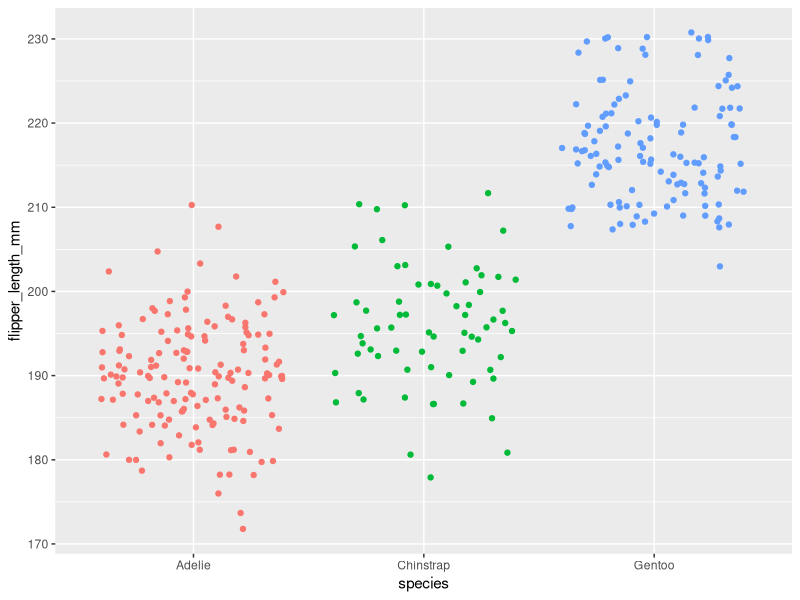
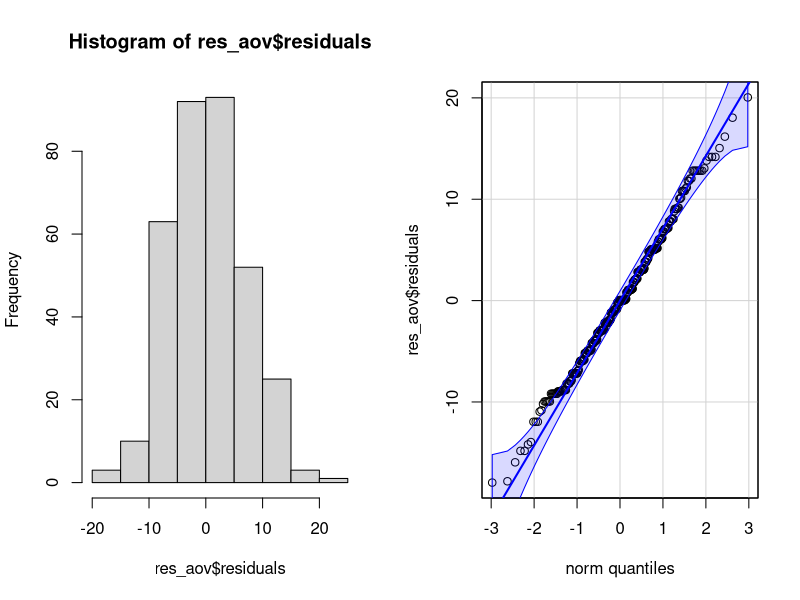
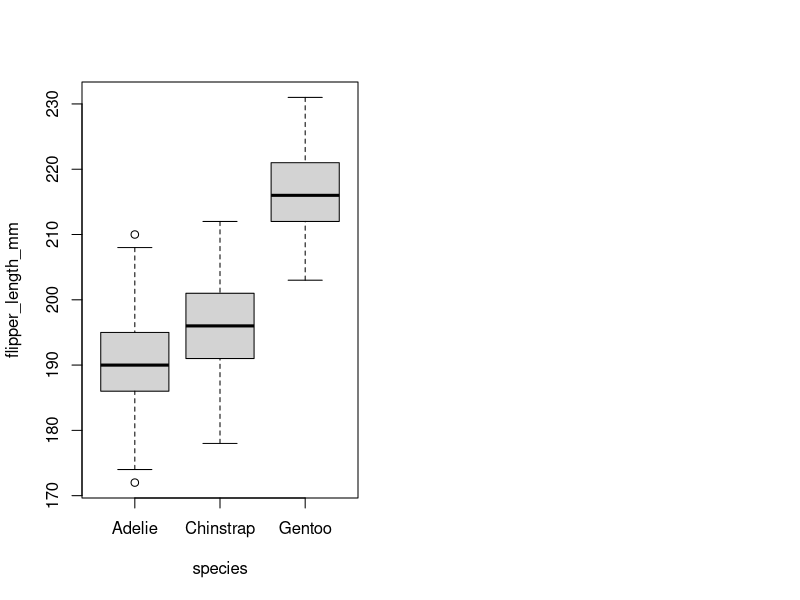
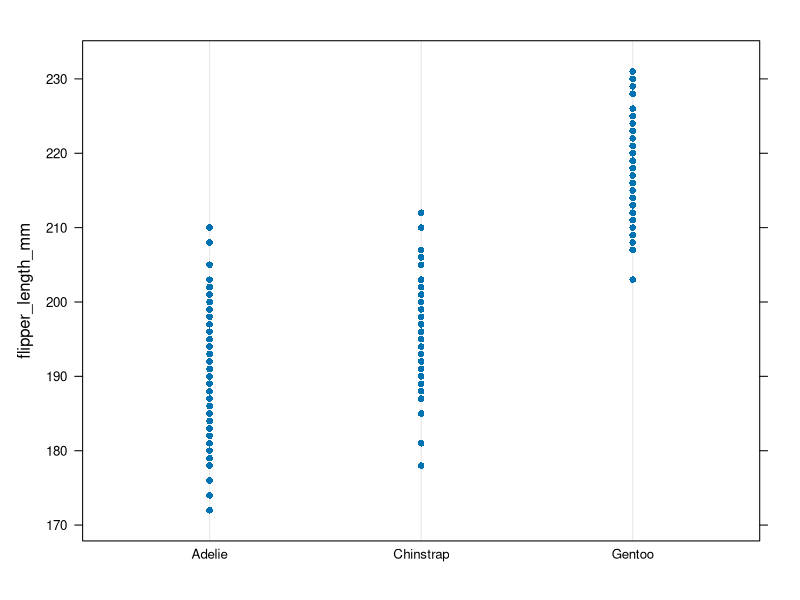
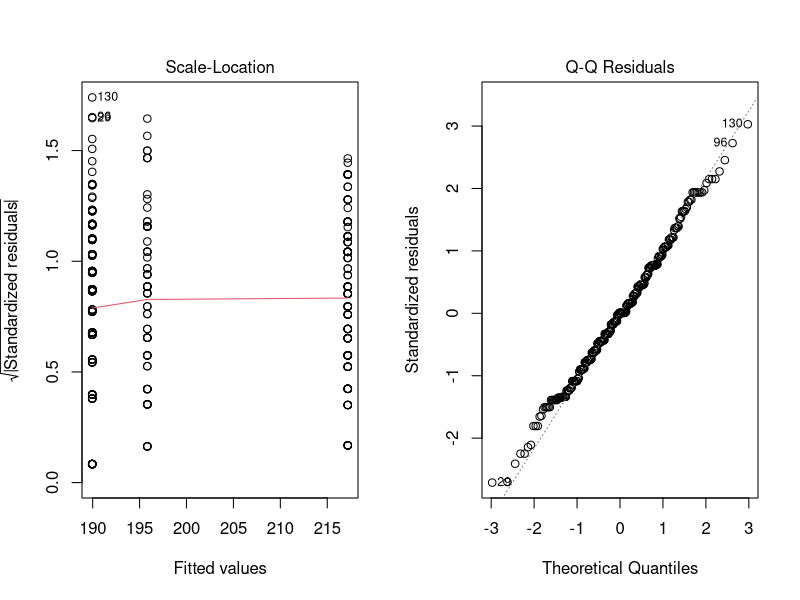
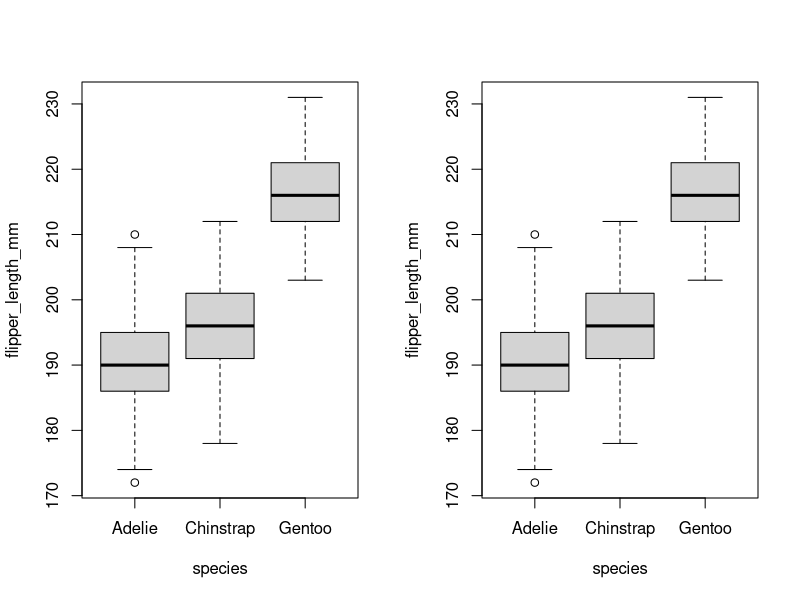
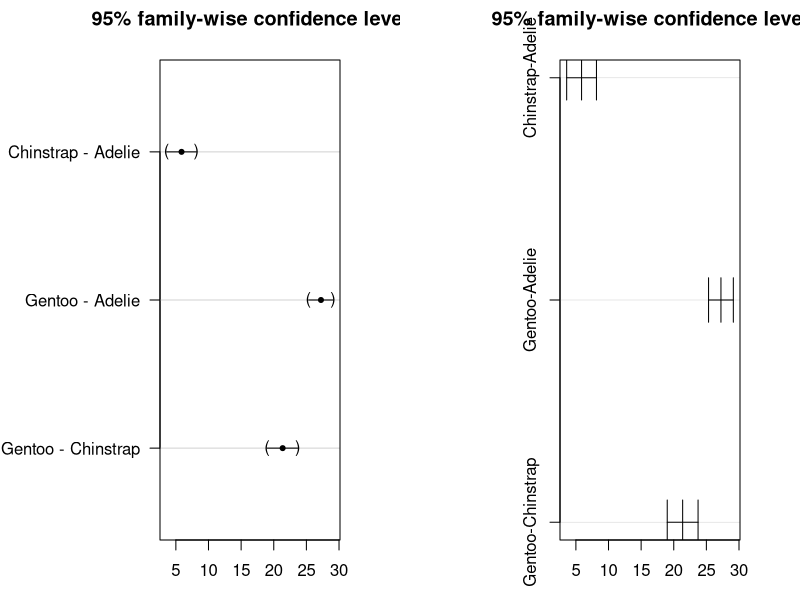
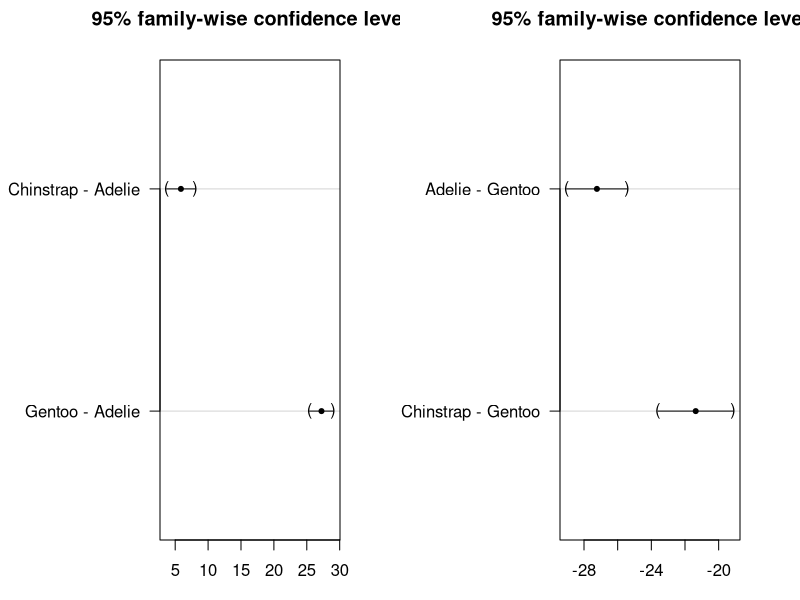

Generate these figures, in order, with R:
## ---- chunk 1
# install.packages("palmerpenguins")
library(palmerpenguins)
## ---- chunk 2
library(tidyverse)

dat <- penguins %>%
  select(species, flipper_length_mm)
## ---- chunk 3
summary(dat)
## ---- chunk 4
library(ggplot2)

ggplot(dat) +
  aes(x = species, y = flipper_length_mm, color = species) +
  geom_jitter() +
  theme(legend.position = "none")
## ---- chunk 5
res_aov <- aov(flipper_length_mm ~ species,
  data = dat
)
## ---- chunk 6
par(mfrow = c(1, 2)) # combine plots

# histogram
hist(res_aov$residuals)

# QQ-plot
library(car)
qqPlot(res_aov$residuals,
  id = FALSE # id = FALSE to remove point identification
)

## ---- chunk 7
shapiro.test(res_aov$residuals)
## ---- chunk 8
# Boxplot
boxplot(flipper_length_mm ~ species,
  data = dat
)
## ---- chunk 9
# Dotplot
library("lattice")

dotplot(flipper_length_mm ~ species,
  data = dat
)
## ---- chunk 10
# Levene's test
library(car)

leveneTest(flipper_length_mm ~ species,
  data = dat
)
## ---- chunk 11
par(mfrow = c(1, 2)) # combine plots

# 1. Homogeneity of variances
plot(res_aov, which = 3)

# 2. Normality
plot(res_aov, which = 2)
## ---- chunk 12
boxplot(flipper_length_mm ~ species,
  data = dat
)
## ---- chunk 13
boxplot(flipper_length_mm ~ species,
  data = dat
)
## ---- chunk 14
library(dplyr)

group_by(dat, species) %>%
  summarise(
    mean = mean(flipper_length_mm, na.rm = TRUE),
    sd = sd(flipper_length_mm, na.rm = TRUE)
  )
## ---- chunk 15
# 1st method:
oneway.test(flipper_length_mm ~ species,
  data = dat,
  var.equal = TRUE # assuming equal variances
)
## ---- chunk 16
# 2nd method:
res_aov <- aov(flipper_length_mm ~ species,
  data = dat
)

summary(res_aov)
## ---- chunk 17
oneway.test(flipper_length_mm ~ species,
  data = dat,
  var.equal = FALSE # assuming unequal variances
)
## ---- chunk 18
# install.packages("remotes")
# remotes::install_github("easystats/report") # You only need to do that once
# library(report) # Load the package every time you start R

# report(res_aov)
## ---- chunk 19
library(multcomp)

# Tukey HSD test:
post_test <- glht(res_aov,
  linfct = mcp(species = "Tukey")
)

summary(post_test)
## ---- chunk 20
par(mar = c(3, 8, 3, 3))
plot(post_test)
## ---- chunk 21
TukeyHSD(res_aov)
## ---- chunk 22
plot(TukeyHSD(res_aov))
## ---- chunk 23
library(multcomp)

# Dunnett's test:
post_test <- glht(res_aov,
  linfct = mcp(species = "Dunnett")
)

summary(post_test)
## ---- chunk 24
par(mar = c(3, 8, 3, 3))
plot(post_test)
## ---- chunk 25
# Change reference category:
dat$species <- relevel(dat$species, ref = "Gentoo")

# Check that Gentoo is the reference category:
levels(dat$species)
## ---- chunk 26
res_aov2 <- aov(flipper_length_mm ~ species,
  data = dat
)
## ---- chunk 27
# Dunnett's test:
post_test <- glht(res_aov2,
  linfct = mcp(species = "Dunnett")
)

summary(post_test)
## ---- chunk 28
par(mar = c(3, 8, 3, 3))
plot(post_test)
## ---- chunk 29
# Edit from here
x <- which(names(dat) == "species") # name of grouping variable
y <- which(
  names(dat) == "flipper_length_mm" # names of variables to test
)
method1 <- "anova" # one of "anova" or "kruskal.test"
method2 <- "t.test" # one of "wilcox.test" or "t.test"
my_comparisons <- list(c("Chinstrap", "Adelie"), c("Gentoo", "Adelie"), c("Gentoo", "Chinstrap")) # comparisons for post-hoc tests
# Edit until here


# Edit at your own risk
library(ggpubr)
for (i in y) {
  for (j in x) {
    p <- ggboxplot(dat,
      x = colnames(dat[j]), y = colnames(dat[i]),
      color = colnames(dat[j]),
      legend = "none",
      palette = "npg",
      add = "jitter"
    )
    print(
      p + stat_compare_means(aes(label = paste0(after_stat(method), ", p-value = ", after_stat(p.format))),
        method = method1, label.y = max(dat[, i], na.rm = TRUE)
      )
      + stat_compare_means(comparisons = my_comparisons, method = method2, label = "p.format") # remove if p-value of ANOVA or Kruskal-Wallis test >= alpha
    )
  }
}
## ---- chunk 30
# library(ggstatsplot)

# ggbetweenstats(
#  data = dat,
#  x = species,
#  y = flipper_length_mm,
#  type = "parametric", # ANOVA or Kruskal-Wallis
#  var.equal = TRUE, # ANOVA or Welch ANOVA
#  plot.type = "box",
#  pairwise.comparisons = TRUE,
#  pairwise.display = "significant",
#  centrality.plotting = FALSE,
#  bf.message = FALSE
#)
